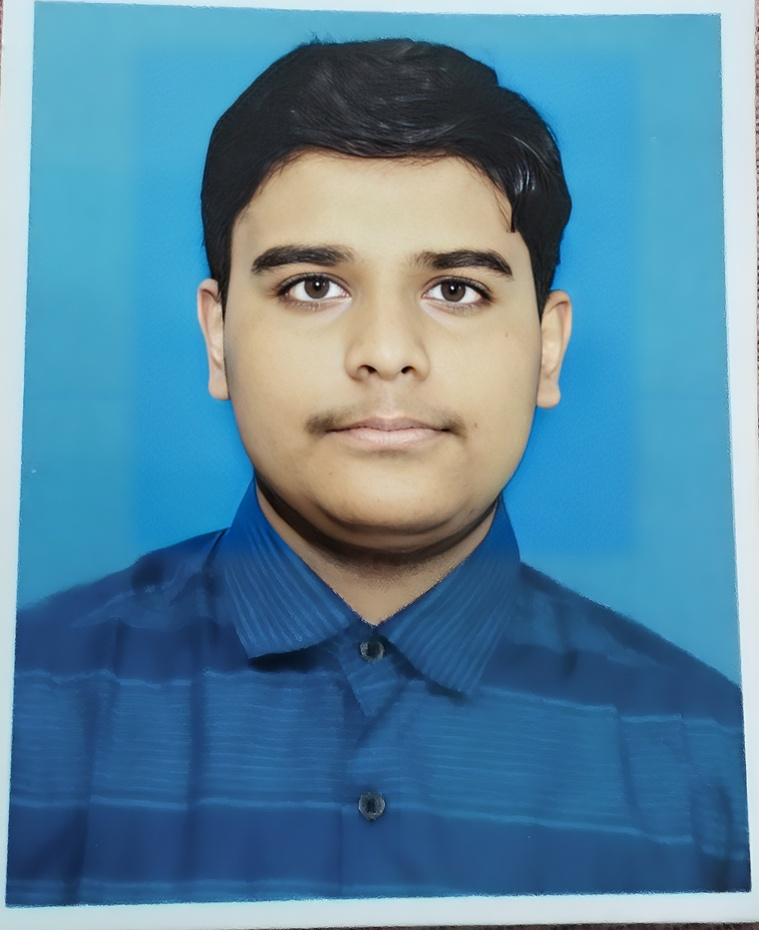
#> input picture input/MY PHOTO.jpg, 759 x 930 px, shrunk from 2732 x 3348 before the run
$ python -i main.py   (imports and definitions only)
#> lines starting #> are read from the running program, lines starting #| are printed output that depends on the picture
import cv2
import os
import sys
from pathlib import Path
from datetime import datetime

INPUT_DIR = "input"
OUTPUT_DIR = "outputs"
DEFAULT_LOW_THRESHOLD = 100
DEFAULT_HIGH_THRESHOLD = 200
DEFAULT_SCALE_FACTOR = 1.1
DEFAULT_MIN_NEIGHBORS = 5


def ensure_output_dir():
    Path(OUTPUT_DIR).mkdir(parents=True, exist_ok=True)


# [5 lines left out: function timestamped_name, not called in this run]


def resolve_input_path(filename):
    path = Path.cwd() / INPUT_DIR / filename
    return str(path)


def equalize_histogram(input_path, output_path):
#> called with input_path = 'input/MY PHOTO.jpg', output_path = 'out.png'
    img = cv2.imread(input_path)
#> img is the input picture: shape (930, 759, 3); mean B, G, R 158.5, 133.3, 87.8

    if img is None:
        print(f"Error: Could not read image at {input_path}", file=sys.stderr)
        return None

    if len(img.shape) == 2:
        equalized = cv2.equalizeHist(img)
    else:
        ycrcb = cv2.cvtColor(img, cv2.COLOR_BGR2YCrCb)
#> ycrcb: shape (930, 759, 3); mean of channels 0, 1, 2 122.6, 103.2, 148.3
        y, cr, cb = cv2.split(ycrcb)
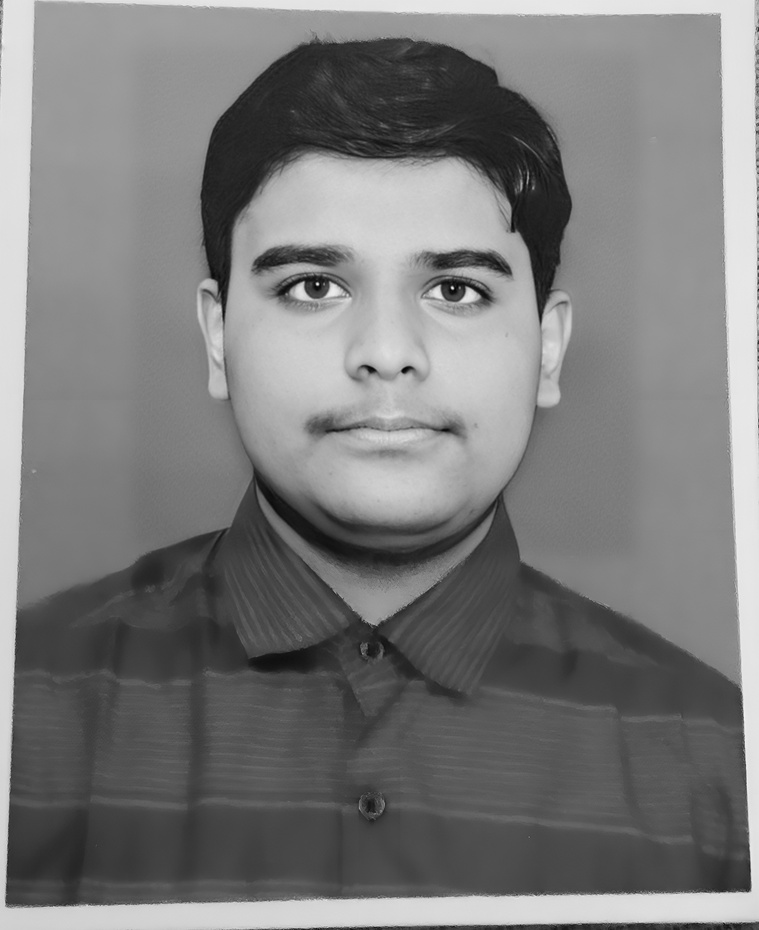
#> y: shape (930, 759); min 4, max 244, mean 122.6
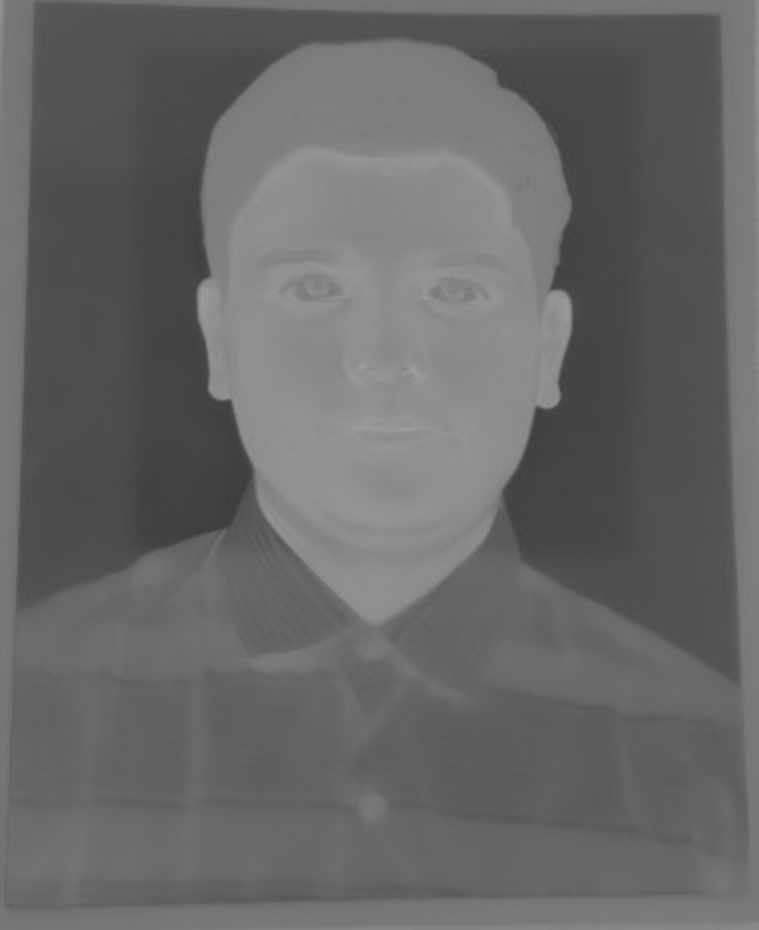
#> cr: shape (930, 759); min 60, max 157, mean 103.2
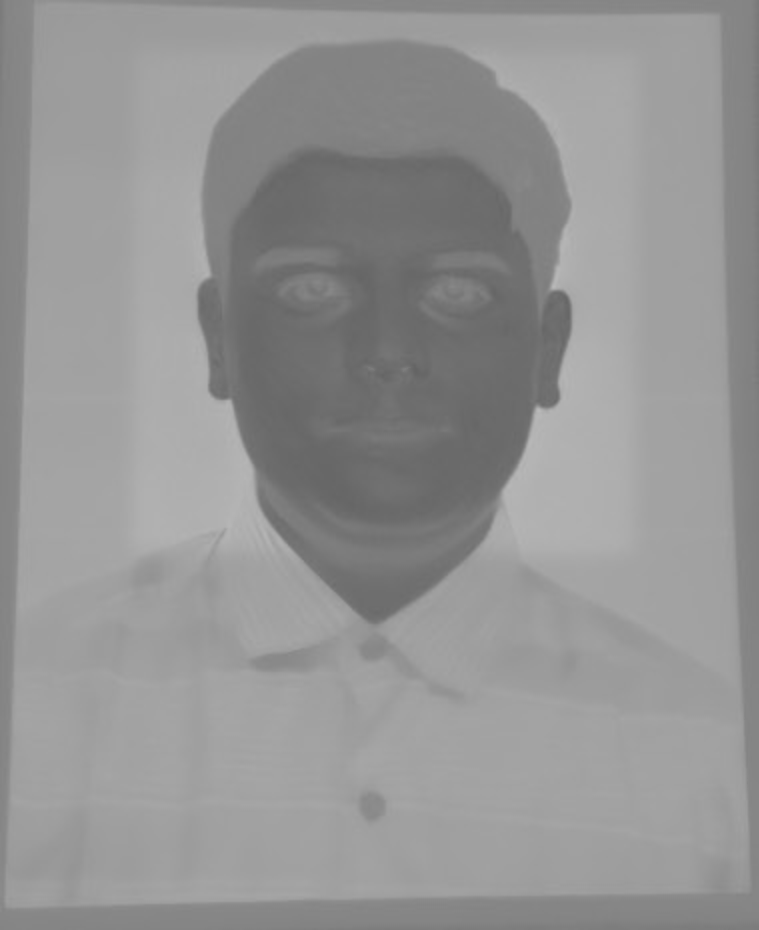
#> cb: shape (930, 759); min 100, max 185, mean 148.3
        y_eq = cv2.equalizeHist(y)
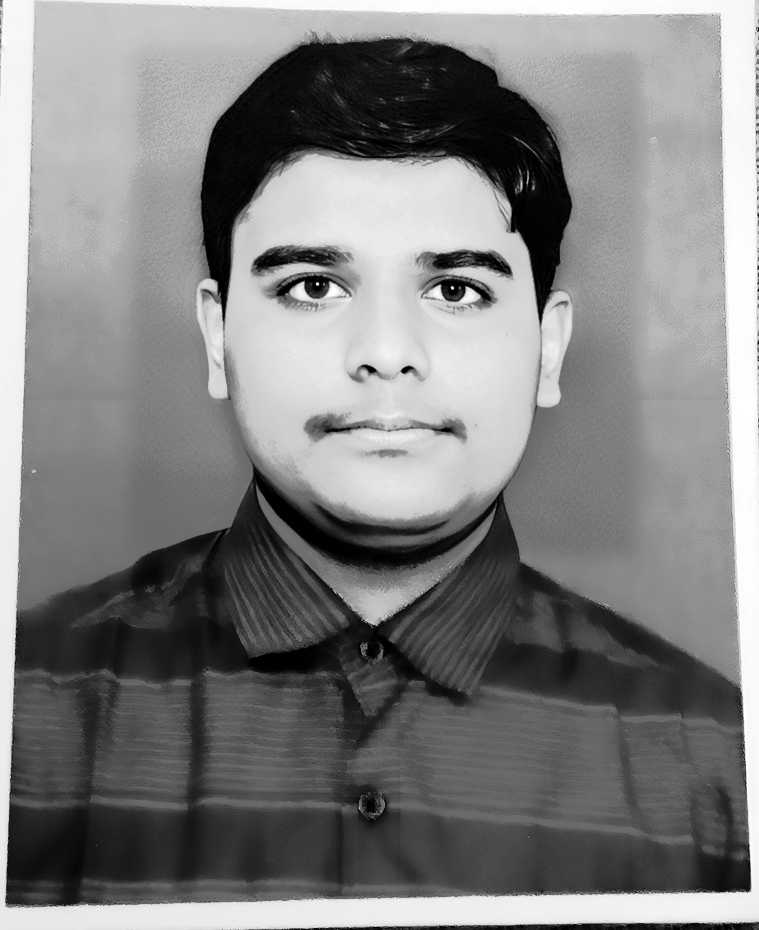
#> y_eq: shape (930, 759); min 0, max 255, mean 128.5
        merged = cv2.merge((y_eq, cr, cb))
#> merged: shape (930, 759, 3); mean of channels 0, 1, 2 128.5, 103.2, 148.3
        equalized = cv2.cvtColor(merged, cv2.COLOR_YCrCb2BGR)
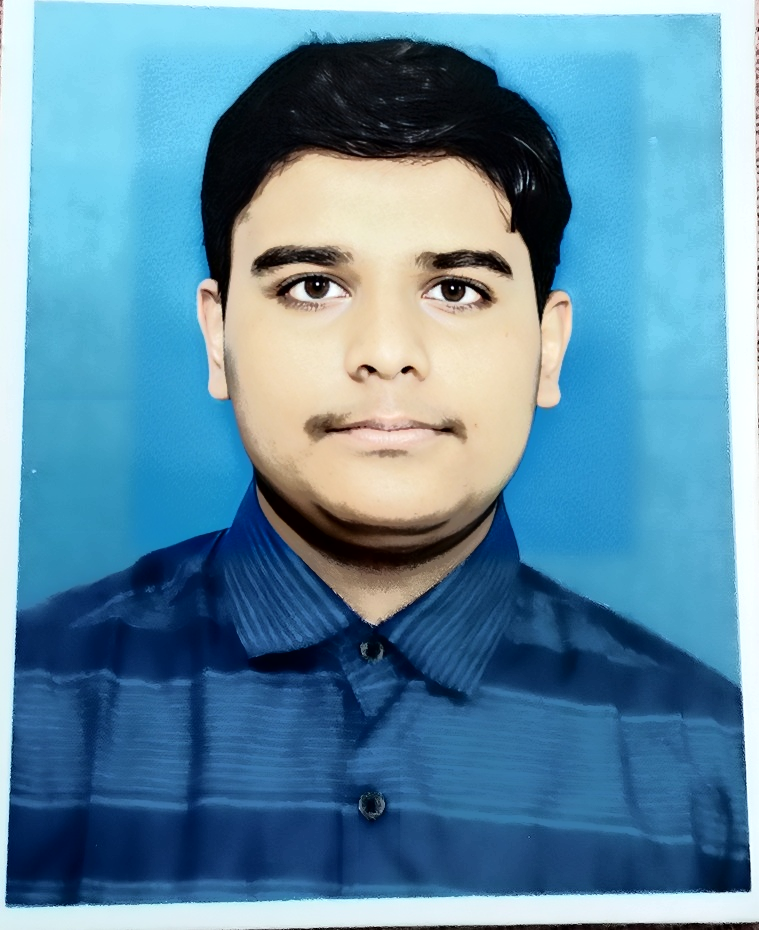
#> equalized: shape (930, 759, 3); mean B, G, R 164.2, 139.1, 94.1

    cv2.imwrite(output_path, equalized)
    print(f"Histogram equalized. Contrast improved. Saved to {output_path}")
    return output_path


# [98 lines left out: functions canny_edge_detection, detect_faces, prompt_int, run_menu, not called in this run]


# [2 lines not run here, left out]

>>> result = equalize_histogram('input/MY PHOTO.jpg', 'out.png')
